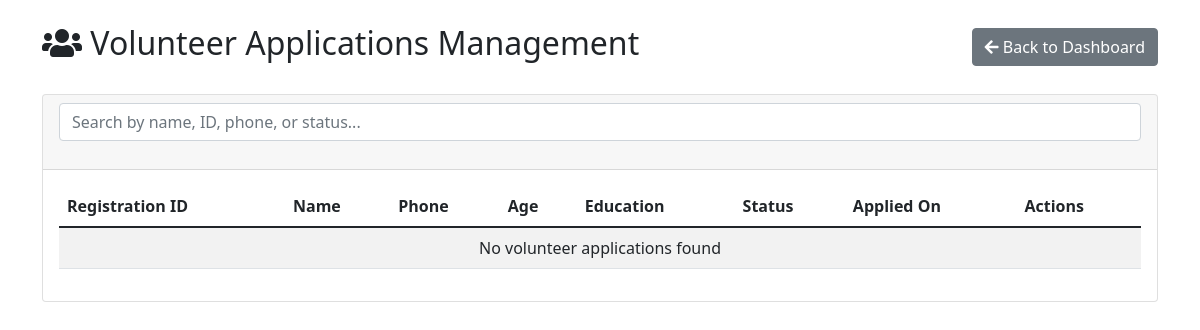
/admin/volunteers (signed in), run on an earlier commit of the app's database.
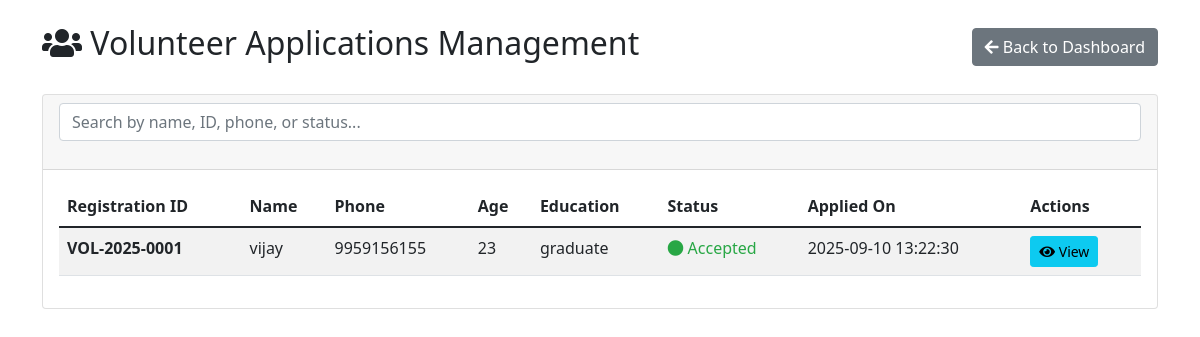
And on a later commit of the database.
### tables this page shows
CREATE TABLE volunteer_status (
                id INTEGER PRIMARY KEY AUTOINCREMENT,
                volunteer_id INTEGER UNIQUE,
                status TEXT DEFAULT 'pending',
                admin_notes TEXT,
                updated_at TIMESTAMP DEFAULT CURRENT_TIMESTAMP,
                FOREIGN KEY (volunteer_id) REFERENCES volunteers (id)
            );

CREATE TABLE volunteers (
                id INTEGER PRIMARY KEY AUTOINCREMENT,
                registration_id TEXT UNIQUE NOT NULL,
                name TEXT NOT NULL,
                email TEXT NOT NULL,
                phone TEXT NOT NULL UNIQUE,
                age INTEGER,
                address TEXT NOT NULL,
                occupation TEXT,
                education TEXT,
                experience TEXT,
                motivation TEXT,
                availability TEXT,
                skills TEXT,
                created_at TIMESTAMP DEFAULT CURRENT_TIMESTAMP
            );

### app.py (the view)
@app.route('/admin/volunteers')
def manage_volunteers():
    if not session.get('admin_logged_in'):
        return redirect(url_for('admin_login'))
    try:
        conn = sqlite3.connect('women_safety.db')
        cursor = conn.cursor()
        cursor.execute('''
            SELECT
                v.id,
                v.registration_id,
                v.name,
                v.email,
                v.phone,
                v.age,
                v.address,
                v.occupation,
                v.education,
                v.experience,
                v.motivation,
                v.availability,
                v.skills,
                v.created_at,
                vs.status,
                vs.updated_at
            FROM volunteers v
            LEFT JOIN volunteer_status vs ON v.id = vs.volunteer_id
            ORDER BY v.created_at DESC
        ''')
        columns = ['id', 'registration_id', 'name', 'email', 'phone', 'age', 'address',
                  'occupation', 'education', 'experience', 'motivation', 'availability',
                  'skills', 'created_at', 'status', 'updated_at']
        volunteers = [dict(zip(columns, row)) for row in cursor.fetchall()]
        print(f"Found {len(volunteers)} volunteers")  # Debug print
        for v in volunteers:
            print(f"Volunteer: {v['name']} - {v['registration_id']}")  # Debug print
        return render_template('manage_volunteers.html', volunteers=volunteers)
    except Exception as e:
        print(f"Error: {e}")
        flash('Error loading volunteer data', 'error')
        return redirect(url_for('admin_dashboard'))
    finally:
        conn.close()

### templates/manage_volunteers.html (shortened to what this page needs)
<!DOCTYPE html>
<html lang="en">
<head>
    <link href="https://cdn.jsdelivr.net/npm/bootstrap@5.1.3/dist/css/bootstrap.min.css" rel="stylesheet">
    <link href="https://cdnjs.cloudflare.com/ajax/libs/font-awesome/5.15.4/css/all.min.css" rel="stylesheet">
</head>
<body>
    <div class="container mt-4">
        <div class="d-flex justify-content-between align-items-center mb-4">
            <h2><i class="fas fa-users"></i> Volunteer Applications Management</h2>
            <a href="/admin-dashboard" class="btn btn-secondary">
                <i class="fas fa-arrow-left"></i> Back to Dashboard
            </a>
        </div>
        <div class="card">
            <div class="card-header">
                <div class="search-box">
                    <input type="text" id="searchInput" class="form-control" placeholder="Search by name, ID, phone, or status...">
                </div>
            </div>
            <div class="card-body">
                <div class="table-responsive">
                    <table class="table table-striped">
                        <thead>
                            <tr>
                                <th>Registration ID</th>
                                <th>Name</th>
                                <th>Phone</th>
                                <th>Age</th>
                                <th>Education</th>
                                <th>Status</th>
                                <th>Applied On</th>
                                <th>Actions</th>
                            </tr>
                        </thead>
                        <tbody>
                            {% if volunteers %}
                                {% for volunteer in volunteers %}
                                <tr>
                                    <td><strong>{{ volunteer.registration_id }}</strong></td>
                                    <td>{{ volunteer.name }}</td>
                                    <td>{{ volunteer.phone }}</td>
                                    <td>{{ volunteer.age }}</td>
                                    <td>{{ volunteer.education }}</td>
                                    <td>
                                        <span class="status-{{ volunteer.status.lower() if volunteer.status else 'pending' }}">
                                            <i class="fas fa-circle"></i>
                                            {{ volunteer.status.title() if volunteer.status else 'Pending' }}
                                        </span>
                                    </td>
                                    <td>{{ volunteer.created_at }}</td>
                                    <td class="action-buttons">
                                        <button type="button" class="btn btn-info btn-sm" data-bs-toggle="modal" data-bs-target="#detailsModal{{ volunteer.id }}" title="View Details">
                                            <i class="fas fa-eye"></i> View
                                        </button>
                                    </td>
                                </tr>
                                {% endfor %}
                            {% else %}
                                <tr>
                                    <td colspan="8" class="text-center">No volunteer applications found</td>
                                </tr>
                            {% endif %}
                        </tbody>
                    </table>
                </div>
            </div>
        </div>
    </div>
</body>
</html>

### templates/manage_volunteers.html (style rules this page uses)
.status-accepted { color: #28a745; }
.action-buttons button { margin-right: 5px; }
.search-box { margin-bottom: 20px; }

What changed in the data, as far as the page shows it:
added volunteer_status: registration_id "VOL-2025-0001", name "vijay", phone "9959156155", age "23", education "graduate", status "Accepted", created_at "2025-09-10 13:22:30"
Also different on the page:
text no longer shown: "No volunteer applications found"
